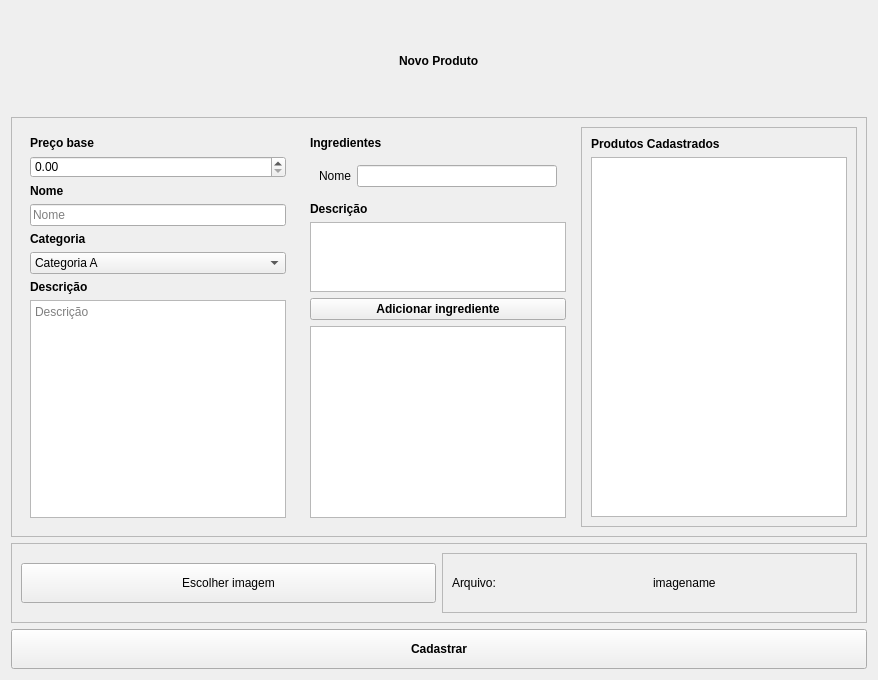
      <widget class="QWidget" name="tab_produto">
       <attribute name="title">
        <string>Produto</string>
       </attribute>
       <layout class="QVBoxLayout" name="verticalLayout_7">
        <item alignment="Qt::AlignHCenter">
         <widget class="QLabel" name="label_novo_produto">
          <property name="minimumSize">
           <size>
            <width>0</width>
            <height>100</height>
           </size>
          </property>
          <property name="font">
           <font>
            <bold>true</bold>
           </font>
          </property>
          <property name="text">
           <string>Novo Produto</string>
          </property>
         </widget>
        </item>
        <item>
         <widget class="QFrame" name="frame_6">
          <property name="frameShape">
           <enum>QFrame::StyledPanel</enum>
          </property>
          <property name="frameShadow">
           <enum>QFrame::Raised</enum>
          </property>
          <layout class="QHBoxLayout" name="horizontalLayout_5">
           <item>
            <widget class="QFrame" name="frame_3">
             <property name="styleSheet">
              <string notr="true">#frame_3 {
  border: 0px;
}</string>
             </property>
             <property name="frameShape">
              <enum>QFrame::StyledPanel</enum>
             </property>
             <property name="frameShadow">
              <enum>QFrame::Raised</enum>
             </property>
             <layout class="QVBoxLayout" name="verticalLayout_4">
              <item>
               <widget class="QLabel" name="label_preco_produto">
                <property name="font">
                 <font>
                  <bold>true</bold>
                 </font>
                </property>
                <property name="text">
                 <string>Preço base</string>
                </property>
               </widget>
              </item>
              <item>
               <widget class="QDoubleSpinBox" name="double_spin_box_preco_produto"/>
              </item>
              <item>
               <widget class="QLabel" name="label_nome_produto">
                <property name="font">
                 <font>
                  <bold>true</bold>
                 </font>
                </property>
                <property name="text">
                 <string>Nome</string>
                </property>
               </widget>
              </item>
              <item>
               <widget class="QLineEdit" name="line_edit_nome_produto">
                <property name="placeholderText">
                 <string>Nome</string>
                </property>
               </widget>
              </item>
              <item>
               <widget class="QLabel" name="label_categoria_produto">
                <property name="font">
                 <font>
                  <bold>true</bold>
                 </font>
                </property>
                <property name="text">
                 <string>Categoria</string>
                </property>
               </widget>
              </item>
              <item>
               <widget class="QComboBox" name="combo_box_categoria_produto">
                <item>
                 <property name="text">
                  <string>Categoria A</string>
                 </property>
                </item>
               </widget>
              </item>
              <item>
               <widget class="QLabel" name="label_descricao_produto">
                <property name="font">
                 <font>
                  <bold>true</bold>
                 </font>
                </property>
                <property name="text">
                 <string>Descrição</string>
                </property>
               </widget>
              </item>
              <item>
               <widget class="QTextEdit" name="text_edit_descricao_produto">
                <property name="placeholderText">
                 <string>Descrição</string>
                </property>
               </widget>
              </item>
             </layout>
            </widget>
           </item>
           <item>
            <widget class="QFrame" name="frame_7">
             <property name="styleSheet">
              <string notr="true">#frame_7 {
  border: 0px;
}</string>
             </property>
             <property name="frameShape">
              <enum>QFrame::StyledPanel</enum>
             </property>
             <property name="frameShadow">
              <enum>QFrame::Raised</enum>
             </property>
             <layout class="QVBoxLayout" name="verticalLayout_10">
              <item>
               <widget class="QLabel" name="label_ingredientes">
                <property name="font">
                 <font>
                  <bold>true</bold>
                 </font>
                </property>
                <property name="text">
                 <string>Ingredientes</string>
                </property>
               </widget>
              </item>
              <item>
               <widget class="QFrame" name="frame_17">
                <property name="styleSheet">
                 <string notr="true">#frame_17 {  border: 0px;  }</string>
                </property>
                <property name="frameShape">
                 <enum>QFrame::StyledPanel</enum>
                </property>
                <property name="frameShadow">
                 <enum>QFrame::Raised</enum>
                </property>
                <layout class="QHBoxLayout" name="horizontalLayout_14">
                 <item>
                  <widget class="QLabel" name="label_nome_ingrediente">
                   <property name="text">
                    <string>Nome</string>
                   </property>
                  </widget>
                 </item>
                 <item>
                  <widget class="QLineEdit" name="line_edit_nome_ingrediente"/>
                 </item>
                </layout>
               </widget>
              </item>
              <item>
               <widget class="QLabel" name="label_descricao_ingredientes">
                <property name="font">
                 <font>
                  <bold>true</bold>
                 </font>
                </property>
                <property name="text">
                 <string>Descrição</string>
                </property>
               </widget>
              </item>
              <item>
               <widget class="QTextEdit" name="text_edit_ingrediente_descricao">
                <property name="minimumSize">
                 <size>
                  <width>0</width>
                  <height>0</height>
                 </size>
                </property>
                <property name="maximumSize">
                 <size>
                  <width>16777215</width>
                  <height>70</height>
                 </size>
                </property>
               </widget>
              </item>
              <item>
               <widget class="QPushButton" name="push_button_adicionar_ingrediente">
                <property name="font">
                 <font>
                  <bold>true</bold>
                 </font>
                </property>
                <property name="text">
                 <string>Adicionar ingrediente</string>
                </property>
               </widget>
              </item>
              <item>
               <widget class="QListView" name="list_view_ingredientes"/>
              </item>
             </layout>
            </widget>
           </item>
           <item>
            <widget class="QFrame" name="frame_22">
             <property name="frameShape">
              <enum>QFrame::StyledPanel</enum>
             </property>
             <property name="frameShadow">
              <enum>QFrame::Raised</enum>
             </property>
             <layout class="QVBoxLayout" name="verticalLayout_19">
              <item>
               <widget class="QLabel" name="label_18">
                <property name="font">
                 <font>
                  <bold>true</bold>
                 </font>
                </property>
                <property name="text">
                 <string>Produtos Cadastrados</string>
                </property>
               </widget>
              </item>
              <item>
               <widget class="QTableWidget" name="table_widget_produtos_cadastrados"/>
              </item>
             </layout>
            </widget>
           </item>
          </layout>
         </widget>
        </item>
        <item>
         <widget class="QFrame" name="frame_18">
          <property name="minimumSize">
           <size>
            <width>809</width>
            <height>80</height>
           </size>
          </property>
          <property name="frameShape">
           <enum>QFrame::StyledPanel</enum>
          </property>
          <property name="frameShadow">
           <enum>QFrame::Raised</enum>
          </property>
          <layout class="QHBoxLayout" name="horizontalLayout_2">
           <item>
            <widget class="QPushButton" name="push_button_escolher_imagem_produto">
             <property name="minimumSize">
              <size>
               <width>0</width>
               <height>40</height>
              </size>
             </property>
             <property name="text">
              <string>Escolher imagem</string>
             </property>
            </widget>
           </item>
           <item>
            <widget class="QFrame" name="frame_19">
             <property name="frameShape">
              <enum>QFrame::StyledPanel</enum>
             </property>
             <property name="frameShadow">
              <enum>QFrame::Raised</enum>
             </property>
             <layout class="QHBoxLayout" name="horizontalLayout_6">
              <item>
               <widget class="QLabel" name="label_arquivo_produto">
                <property name="text">
                 <string>Arquivo:</string>
                </property>
               </widget>
              </item>
              <item>
               <widget class="QLabel" name="label_produto_image_filename">
                <property name="text">
                 <string>imagename</string>
                </property>
               </widget>
              </item>
             </layout>
            </widget>
           </item>
          </layout>
         </widget>
        </item>
        <item>
         <widget class="QPushButton" name="push_button_cadastrar_produto">
          <property name="minimumSize">
           <size>
            <width>0</width>
            <height>40</height>
           </size>
          </property>
          <property name="font">
           <font>
            <bold>true</bold>
           </font>
          </property>
          <property name="text">
           <string>Cadastrar</string>
          </property>
         </widget>
        </item>
       </layout>
      </widget>
